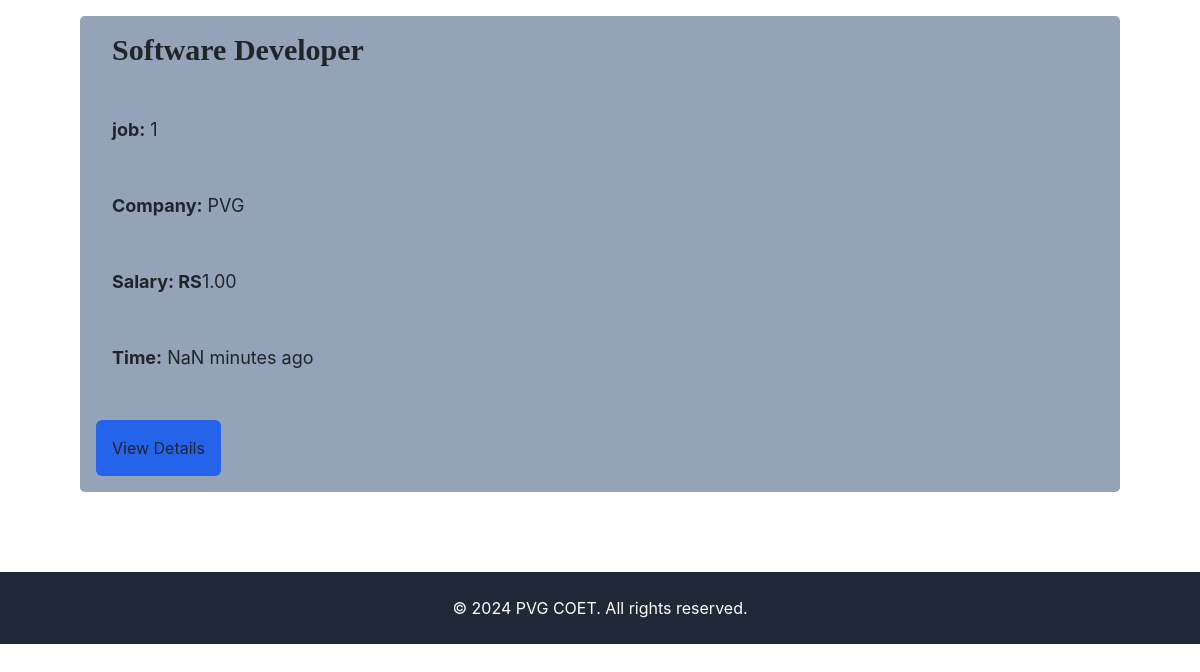
Before: /pvg/job_list/ with the older database file.
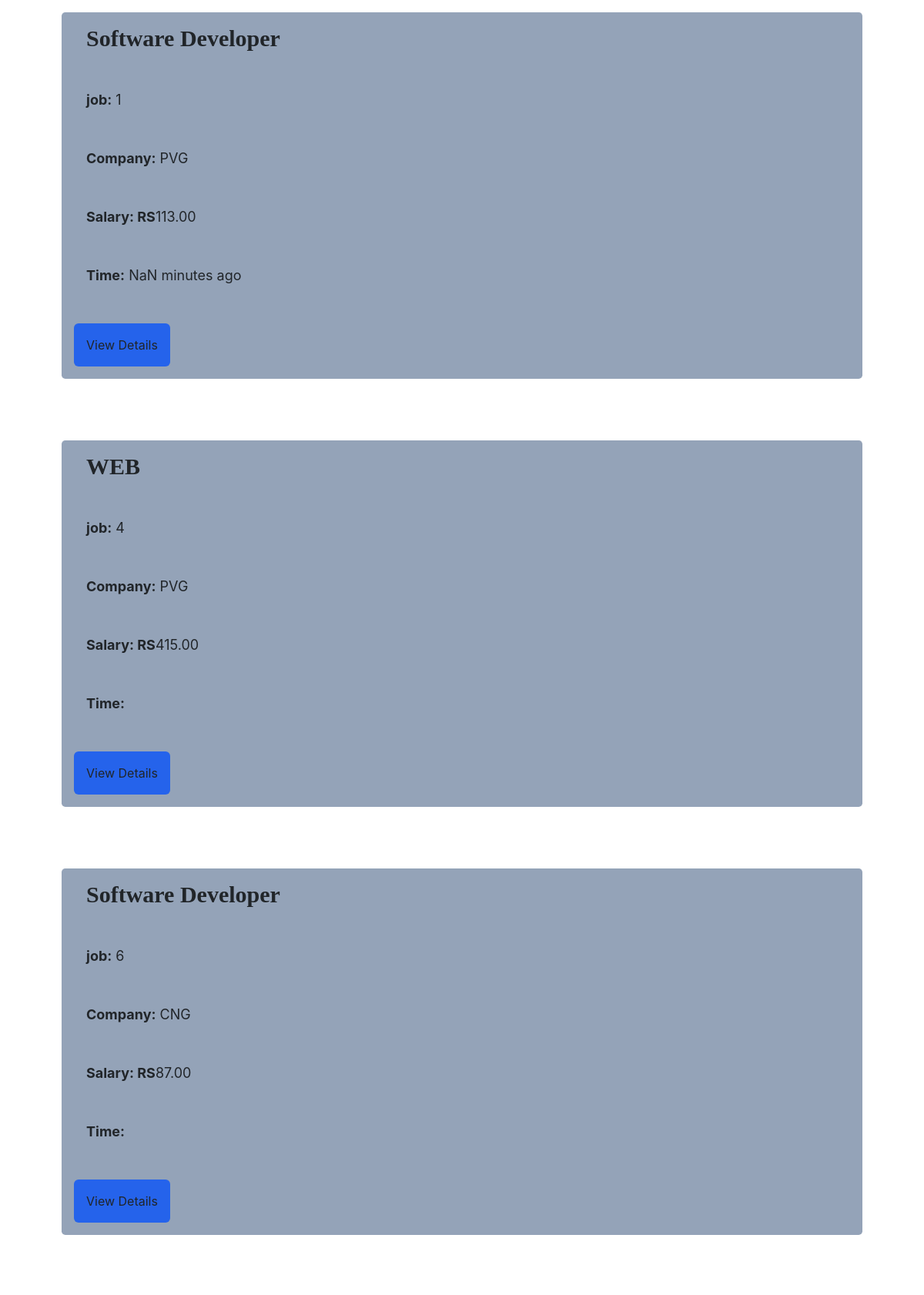
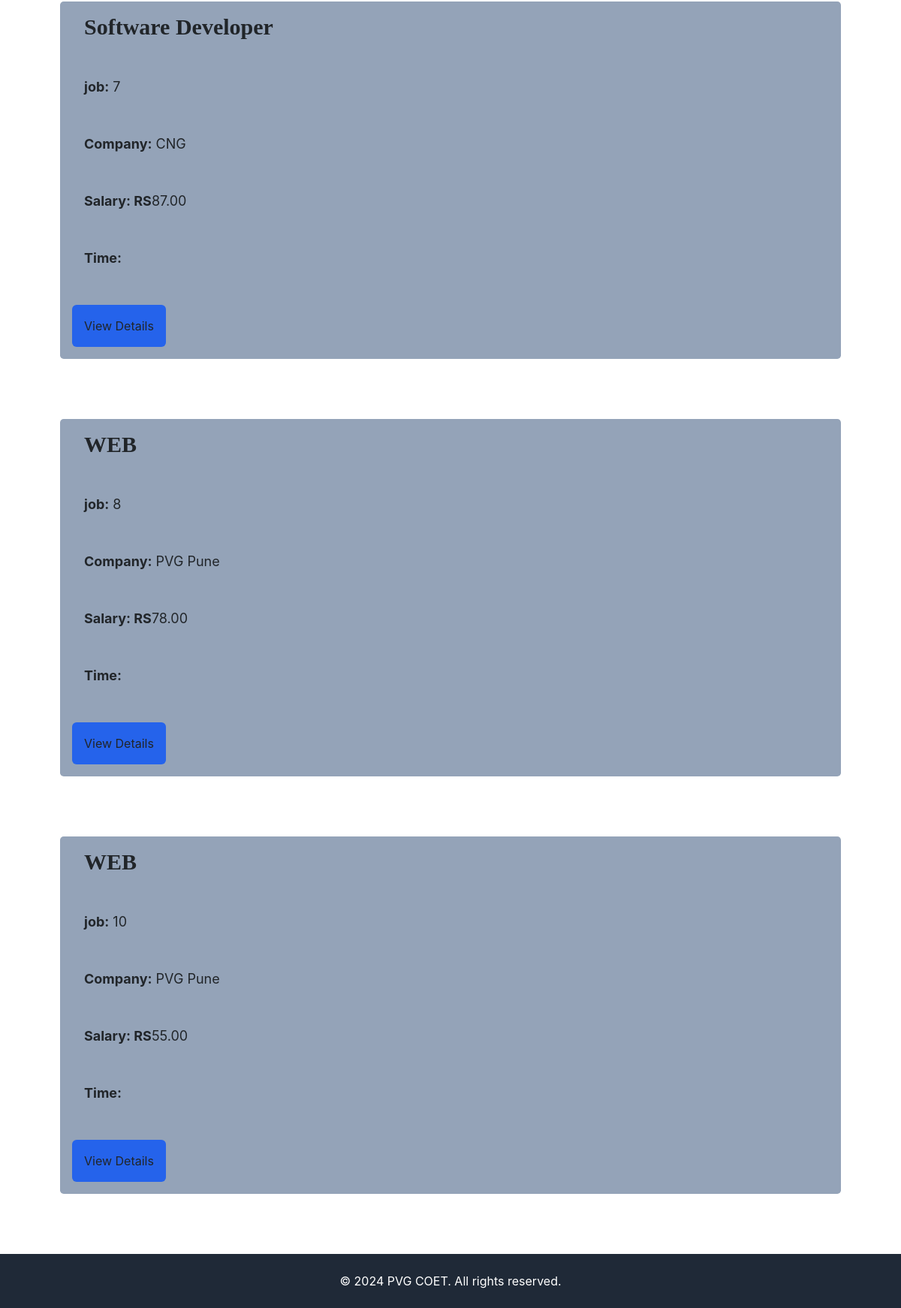
After: the same page with the newer database file (2 pictures, top to bottom).
### pvg/models.py (models this page shows, shortened)
class JobDetail(models.Model):
    job_id =models.IntegerField(primary_key=True)
    job_title = models.CharField(max_length=100)
    company_logo = models.ImageField(upload_to='company_logos/')
    company_name = models.CharField(max_length=100)
    salary = models.DecimalField(max_digits=10, decimal_places=2)
    required_branch = models.CharField(max_length=50)
    skills = models.TextField()
    location = models.CharField(max_length=50, default='')
    system_time=models.DateTimeField()

### pvg/views.py (the view)
# urls.py: path('job_list/',views.job_list, name='job_list'),
def job_list(request):
    job_details = JobDetail.objects.all()
    return render(request, 'job_list.html', {'job_details': job_details})

### pvg/templates/job_list.html (shortened to what this page needs)
{% extends 'base.html' %}
{% block body %}
    {% for job_detail in job_details %}
        <div class="w-23 bg-slate-400 h-35 mt-3 m-20 rounded-lg">
            <p class="m-3 p-3 font-serif text-3xl"><b>{{ job_detail.job_title }}</b></p>
            <p class="m-3 p-3 text-lg"><b>job:</b> {{ job_detail.job_id }}</p>
            <p class="m-3 p-3 text-lg"><b>Company:</b> {{ job_detail.company_name }}</p>
            <p class="m-3 p-3 text-lg"><b>Salary: RS</b>{{ job_detail.salary }}</p>
            <p class="m-3 p-3 text-lg"><b>Time:</b> <span class="timeAgo"></span></p>
            {% if job_detail.job_id %}
                <button class="m-3 p-3 rounded-md bg-blue-600 hover:bg-blue-900"><a href="{% url 'apply_for_job' job_detail.job_id %}">View Details</a></button>
            {% else %}
                <p class="m-3 p-3 text-red-500">Job ID not available</p>
            {% endif %}
        </div>
    {% endfor %}
    {% block footer %}
 <footer class="bg-gray-800 text-white py-4">
  <div class="container mx-auto text-center">
      <p>&copy; 2024 PVG COET. All rights reserved.</p>
  </div>
</footer>
{%endblock%}
{% endblock %}

### pvg/templates/base.html (shortened to what this page needs)
<!DOCTYPE html>
<html lang="en">
<head>
    {% block head %}
    {%load static %}
    <link rel="stylesheet" href="https://stackpath.bootstrapcdn.com/bootstrap/4.2.1/css/bootstrap.min.css">
    <script src="https://cdn.tailwindcss.com"></script>
    {% endblock %}
</head>
<body>
    {% block body %}{% endblock %}
</body>
</html>

Changed rows visible on the page:
changed JobDetail id 1: salary "1.00" → "113.00"
added JobDetail: job_title "WEB", job_id "4", company_name "PVG", salary "415.00", shows "View Details"
added JobDetail: job_title "Software Developer", job_id "6", company_name "CNG", salary "87.00", shows "View Details"
added JobDetail: job_title "Software Developer", job_id "7", company_name "CNG", salary "87.00", shows "View Details"
added JobDetail: job_title "WEB", job_id "8", company_name "PVG Pune", salary "78.00", shows "View Details"
added JobDetail: job_title "WEB", job_id "10", company_name "PVG Pune", salary "55.00", shows "View Details"
